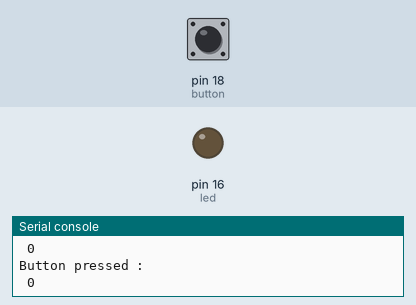
Recording of a program running on a simulated MicroPython board. On the bench: output pins drawn as LEDs (lit = HIGH), the last lines printed to the serial console. Inputs (shaded band) come from the test bench; at power-on: pin 18 (button) HIGH.

Above: at 1.2 s.
1.3 s: pin 18 (button) pulled LOW for 0.15 s
At 5.9 s:
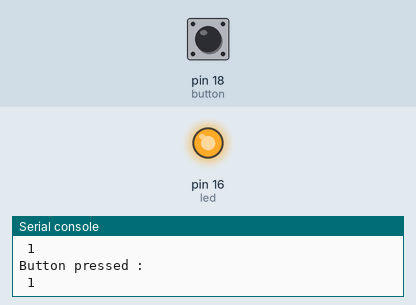
Timing chart, 0 to 10.4 s (numbered marks = the images above; inputs shaded):
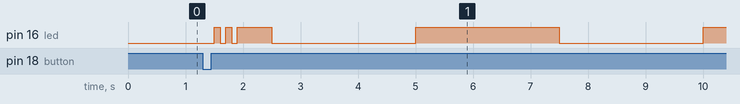

Measured:
- after the input at 1.3 s, pin 16 (led): LOW → HIGH after 0.20 s, → LOW 0.10 s later, → HIGH 0.10 s later, → LOW 0.10 s later, … (9 changes in this stretch)

The program:

exercice1.py
```python
"""Led blinking at different speed (depending on how many time the button was pressed)

    Button pressed :
    ONCE : led blinking forever at 0.5Hz (2s)
    TWICE : faster than 0.5hz -> 1hz (1s)
    THREE : led turns off
"""
from machine import Pin
import utime


interrupt_flag=0
led = Pin(16, Pin.OUT)
button= Pin(18,Pin.IN,Pin.PULL_UP)

def callback(button):
    global interrupt_flag
    interrupt_flag=1

button.irq(trigger=Pin.IRQ_FALLING, handler=callback)

val_button=0 #BY default led is OFF
transition=0
led_value=0
led.value(0)
blinking_time=0
print('Blinking LED program\n')
print('Button pressed : \n',val_button)

while True:
    print('Button pressed : \n',val_button)
    if interrupt_flag is 1:
        for i in range(5):
                led.value(not led.value())
                utime.sleep_ms(100)
        print('Interrupt has occured')
        interrupt_flag=0
        val_button+=1
        print('Button incremented',val_button)
        if val_button==0:
            led_value=0
        elif val_button == 1:
            led_value=1
            blinking_time=2
        elif val_button == 2:
            led_value=1
            blinking_time=1
        elif val_button>2:
            led_value=0
            val_button=0
    else:
        if led_value==0:
            led.value(0)
        else:
            led.value(not led.value())
            utime.sleep(blinking_time)
    utime.sleep_ms(500)

    
```
